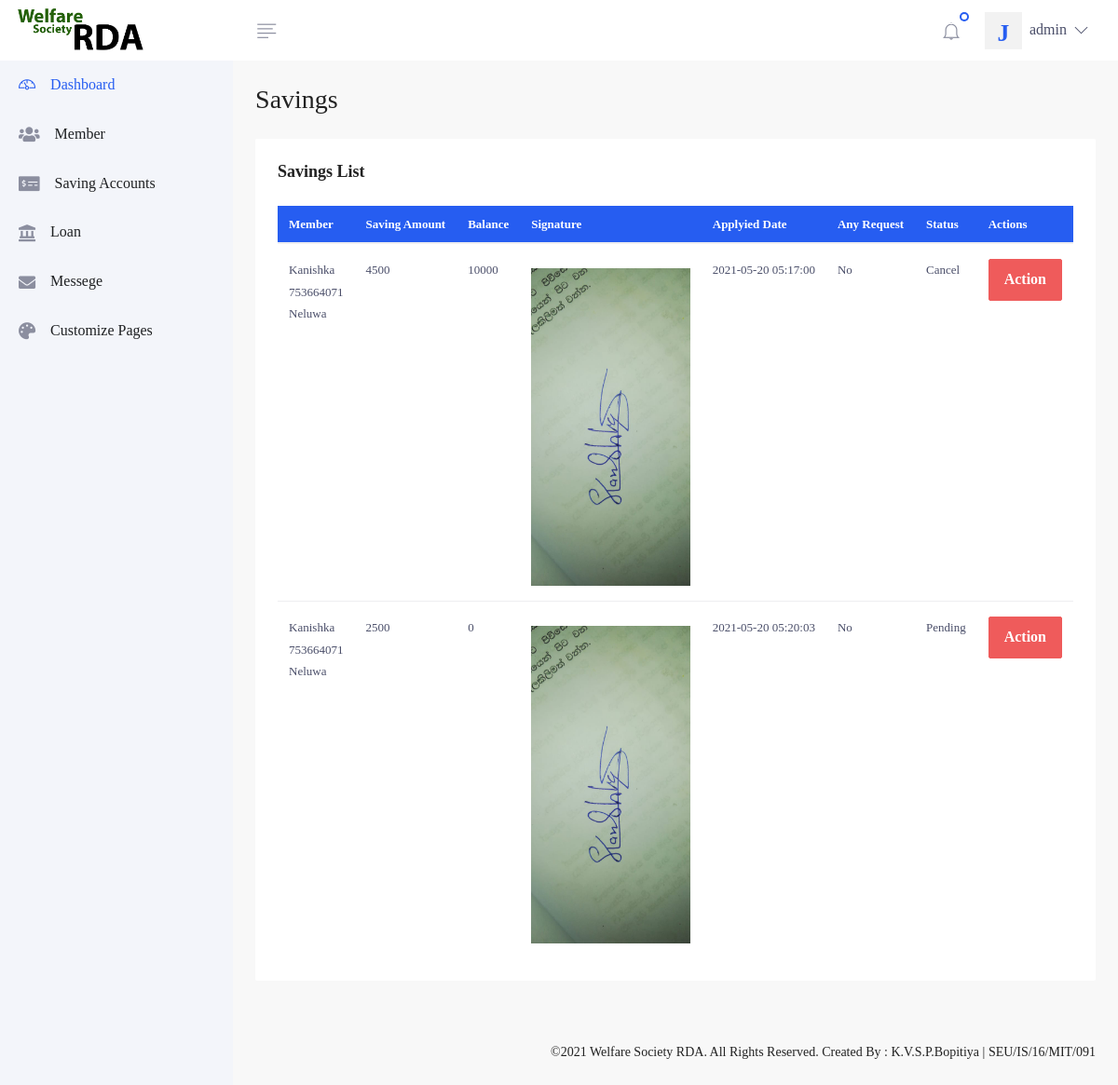
Page /admin/saving.php (signed in) on the committed database.
### tables this page shows
CREATE TABLE `saving` (
  `saving_id` int(11) NOT NULL,
  `member_id` varchar(255) NOT NULL,
  `saving_amount` varchar(255) NOT NULL,
  `trn_date` datetime NOT NULL,
  `status` varchar(255) NOT NULL,
  `saving_signature_image` varchar(255) NOT NULL,
  `balance` int(255) NOT NULL,
  `request` varchar(255) NOT NULL
);

CREATE TABLE `member` (
  `member_id` int(11) NOT NULL,
  `name` varchar(255) NOT NULL,
  `phone` int(11) NOT NULL,
  `address` varchar(255) NOT NULL,
  `nic` varchar(255) NOT NULL,
  `email` varchar(255) NOT NULL,
  `username` varchar(255) NOT NULL,
  `password` varchar(255) NOT NULL,
  `reg_date` datetime NOT NULL
);

### admin/saving.php (the view, shortened to what this page needs)
<?php require_once "head.php"; ?>
<link rel="stylesheet" type="text/css" href="csss/style.css">
<main class="main">
    <aside id="sidebar" class="js-custom-scroll side-nav">
                <ul id="sideNav" class="side-nav-menu side-nav-menu-top-level mb-0">
            <li class="side-nav-menu-item active">
                <a class="side-nav-menu-link media align-items-center" href="index.php">
              <span class="side-nav-menu-icon d-flex mr-3">
                <i class="gd-dashboard"></i>
              </span>
                    <span class="side-nav-fadeout-on-closed media-body">Dashboard</span>
                </a>
            </li>
            <li class="side-nav-menu-item">
                <a class="side-nav-menu-link media align-items-center" href="member.php">
              <span class="side-nav-menu-icon d-flex mr-3">
                <i class="fas fa-users"></i>
              </span>
                    <span class="side-nav-fadeout-on-closed media-body">Member</span>
                </a>
            </li>
            <li class="side-nav-menu-item">
                <a class="side-nav-menu-link media align-items-center" href="saving.php">
              <span class="side-nav-menu-icon d-flex mr-3">
                <i class="fas fa-money-check-alt"></i>
              </span>
                    <span class="side-nav-fadeout-on-closed media-body">Saving Accounts</span>
                </a>
            </li>
            <li class="side-nav-menu-item">
                <a class="side-nav-menu-link media align-items-center" href="loan.php">
              <span class="side-nav-menu-icon d-flex mr-3">
               <i class="fas fa-landmark"></i>
              </span>
                    <span class="side-nav-fadeout-on-closed media-body">Loan</span>
                </a>
            </li>
            <li class="side-nav-menu-item">
                <a class="side-nav-menu-link media align-items-center" href="messege.php">
              <span class="side-nav-menu-icon d-flex mr-3">
               <i class="fas fa-envelope"></i>
              </span>
                    <span class="side-nav-fadeout-on-closed media-body">Messege</span>
                </a>
            </li>
            <li class="side-nav-menu-item">
                <a class="side-nav-menu-link media align-items-center" href="custom.php">
              <span class="side-nav-menu-icon d-flex mr-3">
               <i class="fas fa-palette"></i>
              </span>
                    <span class="side-nav-fadeout-on-closed media-body">Customize Pages</span>
                </a>
            </li>
        </ul>
    </aside>
    <div class="content">
        <div class="py-4 px-3 px-md-4">
            <div class="mb-3 mb-md-4 d-flex justify-content-between">
                <div class="h3 mb-0">Savings</div>
            </div>
            <div class="row">
                <div class="col-12">
                    <div class="card mb-3 mb-md-4">
                        <div class="card-header">
                            <h5 class="font-weight-semi-bold mb-0">Savings List</h5>
                        </div>
                        <div class="card-body pt-0">
                            <div class="table-responsive-xl">
                                <table class="table text-nowrap mb-0">
                                    <thead class="bg-primary text-white">
                                    <tr>
                                        <th class="font-weight-semi-bold border-top-0 py-2">Member</th>
                                        <th class="font-weight-semi-bold border-top-0 py-2">Saving Amount</th>
                                        <th class="font-weight-semi-bold border-top-0 py-2">Balance</th>
                                        <th class="font-weight-semi-bold border-top-0 py-2">Signature</th>
                                        <th class="font-weight-semi-bold border-top-0 py-2">Applyied Date</th>
                                        <th class="font-weight-semi-bold border-top-0 py-2">Any Request</th>
                                        <th class="font-weight-semi-bold border-top-0 py-2">Status</th>
                                        <th class="font-weight-semi-bold border-top-0 py-2">Actions</th>
                                    </tr>
                                    </thead>
                                    <?php
                                    $count=1;
                                         $viewquery = " SELECT * FROM saving";
                                          $viewresult = mysqli_query($con,$viewquery);?>
                                    <tbody>
                                     <?php while($row = mysqli_fetch_assoc($viewresult)) {
                                        $member_id = $row['member_id'];
                                        $viewquery1 = " SELECT * FROM member where member_id = '$member_id'";
                                          $viewresult1 = mysqli_query($con,$viewquery1);
                                          $row1 = mysqli_fetch_assoc($viewresult1);
                                        $saving_signature_image = $row['saving_signature_image'];
                                        $image_src1 = "../upload/document/".$saving_signature_image;?>
                                    <tr>
                                        <td class="py-3"><?php echo $row1['name']; ?><br><?php echo $row1['phone']; ?><br><?php echo $row1['address']; ?></td>
                                        <td class="py-3"><?php echo $row['saving_amount']; ?></td>
                                        <td class="py-3"><?php echo $row['balance']; ?></td>
                                        <td class="py-3"><img style="width: 200px; margin-top: 10px;" src="<?php echo $image_src1; ?>" alt=""></td>
                                        <td class="py-3"><?php echo $row['trn_date']; ?></td>
                                        <td class="py-3"><?php echo $row['request']; ?></td>
                                        <td class="py-3"><?php echo $row['status']; ?></td>
                                        <td class="py-3">
                                            <div class="btn-group">
                                                  <button type="button" class="btn btn-danger dropdown-toggle" data-toggle="dropdown" aria-haspopup="true" aria-expanded="false">
                                                    Action
                                                  </button>
                                                </div>
                                        </td>
                                    </tr>
                                     <?php $count++; } ?>
                                    </tbody>
                                </table>
                            </div>
                        </div>
                    </div>
                </div>
            </div>
        </div>
        <footer class="small p-3 px-md-4 mt-auto">
            <div class="row justify-content-between">
                <div class="col-lg text-center text-lg-right">
                    &copy;<script>document.write(new Date().getFullYear());</script> Welfare Society RDA. All Rights Reserved. Created By : K.V.S.P.Bopitiya | SEU/IS/16/MIT/091
                </div>
            </div>
        </footer>
    </div>
</main>
</body>
</html>

### admin/csss/style.css (style rules this page uses)
img { max-width: 100%; height: auto; }
.main { background: #f8f8f8; padding: 150px 0; }
body { font-size: 13px; line-height: 1.8; color: #222; background: #f8f8f8; font-weight: 400; font-family: Poppins; }

### rows in the picture
saving: member.name "Kanishka", member.phone "753664071", member.address "Neluwa", saving_amount "4500", balance "10000", saving_signature_image (picture), trn_date "2021-05-20 05:17:00", request "No", status "Cancel"
saving: member.name "Kanishka", member.phone "753664071", member.address "Neluwa", saving_amount "2500", balance "0", saving_signature_image (picture), trn_date "2021-05-20 05:20:03", request "No", status "Pending"

### other values in the picture
$_SESSION['username'] "admin"
